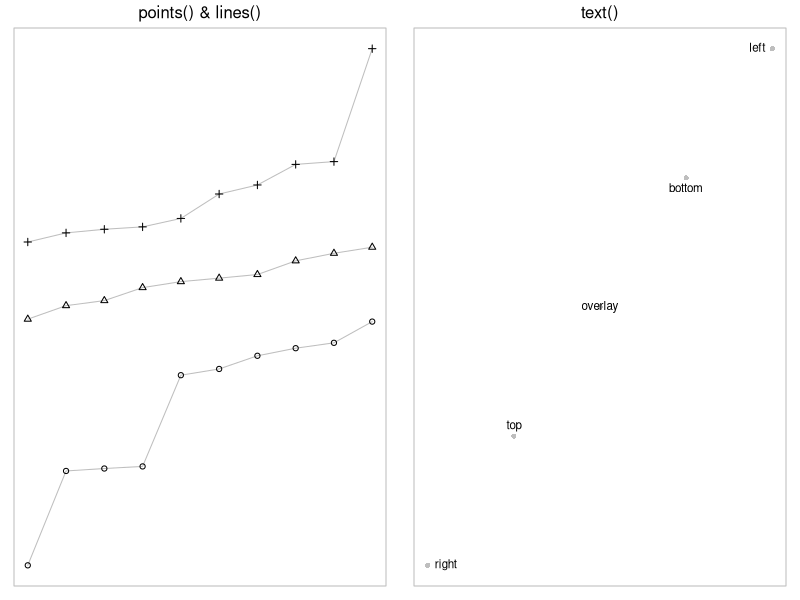

Write R code to recreate this figure.
par(mfrow=c(1, 2), mar=c(1, 1, 2, 1))
par(cex=0.7)
x <- 1:10
y <- matrix(sort(rnorm(30)), ncol=3)
plot(x, y[,1], ylim=range(y), ann=FALSE, axes=FALSE, 
     type="l", col="gray")
box(col="gray")

points(x, y[,1])
lines(x, y[,2], col="gray")
points(x, y[,2], pch=2)
lines(x, y[,3], col="gray")
points(x, y[,3], pch=3)


mtext("points() & lines()", side=3, line=0.5)
x <- 1:5
y <- x
plot(x, y, ann=FALSE, axes=FALSE, col="gray", pch=16)
box(col="gray")

text(x[-3], y[-3], c("right", "top", "bottom", "left"), 
     pos=c(4, 3, 1, 2))
text(3, 3, "overlay")

mtext("text()", side=3, line=0.5)



